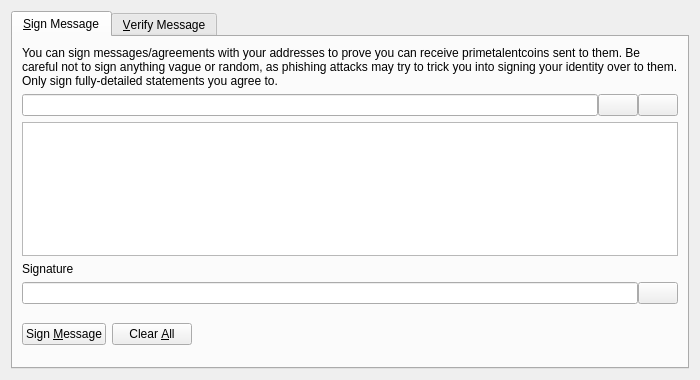
<?xml version="1.0" encoding="UTF-8"?>
<ui version="4.0">
 <class>SignVerifyMessageDialog</class>
 <widget class="QDialog" name="SignVerifyMessageDialog">
  <property name="geometry">
   <rect>
    <x>0</x>
    <y>0</y>
    <width>700</width>
    <height>380</height>
   </rect>
  </property>
  <property name="windowTitle">
   <string>Signatures - Sign / Verify a Message</string>
  </property>
  <property name="modal">
   <bool>true</bool>
  </property>
  <layout class="QVBoxLayout" name="verticalLayout">
   <item>
    <widget class="QTabWidget" name="tabWidget">
     <property name="currentIndex">
      <number>0</number>
     </property>
     <widget class="QWidget" name="tabSignMessage">
      <attribute name="title">
       <string>&amp;Sign Message</string>
      </attribute>
      <layout class="QVBoxLayout" name="verticalLayout_SM">
       <item>
        <widget class="QLabel" name="infoLabel_SM">
         <property name="text">
          <string>You can sign messages/agreements with your addresses to prove you can receive primetalentcoins sent to them. Be careful not to sign anything vague or random, as phishing attacks may try to trick you into signing your identity over to them. Only sign fully-detailed statements you agree to.</string>
         </property>
         <property name="textFormat">
          <enum>Qt::PlainText</enum>
         </property>
         <property name="wordWrap">
          <bool>true</bool>
         </property>
        </widget>
       </item>
       <item>
        <layout class="QHBoxLayout" name="horizontalLayout_1_SM">
         <property name="spacing">
          <number>0</number>
         </property>
         <item>
          <widget class="QValidatedLineEdit" name="addressIn_SM">
           <property name="toolTip">
            <string>The primetalentcoin address to sign the message with</string>
           </property>
          </widget>
         </item>
         <item>
          <widget class="QPushButton" name="addressBookButton_SM">
           <property name="toolTip">
            <string>Choose previously used address</string>
           </property>
           <property name="text">
            <string/>
           </property>
           <property name="icon">
            <iconset resource="../bitcoin.qrc">
             <normaloff>:/icons/address-book</normaloff>:/icons/address-book</iconset>
           </property>
           <property name="shortcut">
            <string>Alt+A</string>
           </property>
           <property name="autoDefault">
            <bool>false</bool>
           </property>
          </widget>
         </item>
         <item>
          <widget class="QPushButton" name="pasteButton_SM">
           <property name="toolTip">
            <string>Paste address from clipboard</string>
           </property>
           <property name="text">
            <string/>
           </property>
           <property name="icon">
            <iconset resource="../bitcoin.qrc">
             <normaloff>:/icons/editpaste</normaloff>:/icons/editpaste</iconset>
           </property>
           <property name="shortcut">
            <string>Alt+P</string>
           </property>
           <property name="autoDefault">
            <bool>false</bool>
           </property>
          </widget>
         </item>
        </layout>
       </item>
       <item>
        <widget class="QPlainTextEdit" name="messageIn_SM">
         <property name="toolTip">
          <string>Enter the message you want to sign here</string>
         </property>
        </widget>
       </item>
       <item>
        <widget class="QLabel" name="signatureLabel_SM">
         <property name="text">
          <string>Signature</string>
         </property>
         <property name="textFormat">
          <enum>Qt::PlainText</enum>
         </property>
        </widget>
       </item>
       <item>
        <layout class="QHBoxLayout" name="horizontalLayout_2_SM">
         <property name="spacing">
          <number>0</number>
         </property>
         <item>
          <widget class="QLineEdit" name="signatureOut_SM">
           <property name="font">
            <font>
             <italic>true</italic>
            </font>
           </property>
           <property name="readOnly">
            <bool>true</bool>
           </property>
          </widget>
         </item>
         <item>
          <widget class="QPushButton" name="copySignatureButton_SM">
           <property name="toolTip">
            <string>Copy the current signature to the system clipboard</string>
           </property>
           <property name="text">
            <string/>
           </property>
           <property name="icon">
            <iconset resource="../bitcoin.qrc">
             <normaloff>:/icons/editcopy</normaloff>:/icons/editcopy</iconset>
           </property>
           <property name="autoDefault">
            <bool>false</bool>
           </property>
          </widget>
         </item>
        </layout>
       </item>
       <item>
        <layout class="QHBoxLayout" name="horizontalLayout_3_SM">
         <item>
          <widget class="QPushButton" name="signMessageButton_SM">
           <property name="toolTip">
            <string>Sign the message to prove you own this primetalentcoin address</string>
           </property>
           <property name="text">
            <string>Sign &amp;Message</string>
           </property>
           <property name="icon">
            <iconset resource="../bitcoin.qrc">
             <normaloff>:/icons/edit</normaloff>:/icons/edit</iconset>
           </property>
           <property name="autoDefault">
            <bool>false</bool>
           </property>
          </widget>
         </item>
         <item>
          <widget class="QPushButton" name="clearButton_SM">
           <property name="toolTip">
            <string>Reset all sign message fields</string>
           </property>
           <property name="text">
            <string>Clear &amp;All</string>
           </property>
           <property name="icon">
            <iconset resource="../bitcoin.qrc">
             <normaloff>:/icons/remove</normaloff>:/icons/remove</iconset>
           </property>
           <property name="autoDefault">
            <bool>false</bool>
           </property>
          </widget>
         </item>
         <item>
          <spacer name="horizontalSpacer_1_SM">
           <property name="orientation">
            <enum>Qt::Horizontal</enum>
           </property>
           <property name="sizeHint" stdset="0">
            <size>
             <width>40</width>
             <height>48</height>
            </size>
           </property>
          </spacer>
         </item>
         <item>
          <widget class="QLabel" name="statusLabel_SM">
           <property name="font">
            <font>
             <weight>75</weight>
             <bold>true</bold>
            </font>
           </property>
           <property name="text">
            <string/>
           </property>
           <property name="wordWrap">
            <bool>true</bool>
           </property>
          </widget>
         </item>
         <item>
          <spacer name="horizontalSpacer_2_SM">
           <property name="orientation">
            <enum>Qt::Horizontal</enum>
           </property>
           <property name="sizeHint" stdset="0">
            <size>
             <width>40</width>
             <height>48</height>
            </size>
           </property>
          </spacer>
         </item>
        </layout>
       </item>
      </layout>
     </widget>
     <widget class="QWidget" name="tabVerifyMessage">
      <attribute name="title">
       <string>&amp;Verify Message</string>
      </attribute>
      <layout class="QVBoxLayout" name="verticalLayout_VM">
       <item>
        <widget class="QLabel" name="infoLabel_VM">
         <property name="text">
          <string>Enter the receiver's address, message (ensure you copy line breaks, spaces, tabs, etc. exactly) and signature below to verify the message. Be careful not to read more into the signature than what is in the signed message itself, to avoid being tricked by a man-in-the-middle attack. Note that this only proves the signing party receives with the address, it cannot prove sendership of any transaction!</string>
         </property>
         <property name="textFormat">
          <enum>Qt::PlainText</enum>
         </property>
         <property name="alignment">
          <set>Qt::AlignLeading|Qt::AlignLeft|Qt::AlignTop</set>
         </property>
         <property name="wordWrap">
          <bool>true</bool>
         </property>
        </widget>
       </item>
       <item>
        <layout class="QHBoxLayout" name="horizontalLayout_1_VM">
         <property name="spacing">
          <number>0</number>
         </property>
         <item>
          <widget class="QValidatedLineEdit" name="addressIn_VM">
           <property name="toolTip">
            <string>The primetalentcoin address the message was signed with</string>
           </property>
          </widget>
         </item>
         <item>
          <widget class="QPushButton" name="addressBookButton_VM">
           <property name="toolTip">
            <string>Choose previously used address</string>
           </property>
           <property name="text">
            <string/>
           </property>
           <property name="icon">
            <iconset resource="../bitcoin.qrc">
             <normaloff>:/icons/address-book</normaloff>:/icons/address-book</iconset>
           </property>
           <property name="shortcut">
            <string>Alt+A</string>
           </property>
           <property name="autoDefault">
            <bool>false</bool>
           </property>
          </widget>
         </item>
        </layout>
       </item>
       <item>
        <widget class="QPlainTextEdit" name="messageIn_VM"/>
       </item>
       <item>
        <widget class="QValidatedLineEdit" name="signatureIn_VM"/>
       </item>
       <item>
        <layout class="QHBoxLayout" name="horizontalLayout_2_VM">
         <item>
          <widget class="QPushButton" name="verifyMessageButton_VM">
           <property name="toolTip">
            <string>Verify the message to ensure it was signed with the specified primetalentcoin address</string>
           </property>
           <property name="text">
            <string>Verify &amp;Message</string>
           </property>
           <property name="icon">
            <iconset resource="../bitcoin.qrc">
             <normaloff>:/icons/transaction_0</normaloff>:/icons/transaction_0</iconset>
           </property>
           <property name="autoDefault">
            <bool>false</bool>
           </property>
          </widget>
         </item>
         <item>
          <widget class="QPushButton" name="clearButton_VM">
           <property name="toolTip">
            <string>Reset all verify message fields</string>
           </property>
           <property name="text">
            <string>Clear &amp;All</string>
           </property>
           <property name="icon">
            <iconset resource="../bitcoin.qrc">
             <normaloff>:/icons/remove</normaloff>:/icons/remove</iconset>
           </property>
           <property name="autoDefault">
            <bool>false</bool>
           </property>
          </widget>
         </item>
         <item>
          <spacer name="horizontalSpacer_1_VM">
           <property name="orientation">
            <enum>Qt::Horizontal</enum>
           </property>
           <property name="sizeHint" stdset="0">
            <size>
             <width>40</width>
             <height>48</height>
            </size>
           </property>
          </spacer>
         </item>
         <item>
          <widget class="QLabel" name="statusLabel_VM">
           <property name="font">
            <font>
             <weight>75</weight>
             <bold>true</bold>
            </font>
           </property>
           <property name="text">
            <string/>
           </property>
           <property name="wordWrap">
            <bool>true</bool>
           </property>
          </widget>
         </item>
         <item>
          <spacer name="horizontalSpacer_2_VM">
           <property name="orientation">
            <enum>Qt::Horizontal</enum>
           </property>
           <property name="sizeHint" stdset="0">
            <size>
             <width>40</width>
             <height>48</height>
            </size>
           </property>
          </spacer>
         </item>
        </layout>
       </item>
      </layout>
     </widget>
    </widget>
   </item>
  </layout>
 </widget>
 <customwidgets>
  <customwidget>
   <class>QValidatedLineEdit</class>
   <extends>QLineEdit</extends>
   <header>qvalidatedlineedit.h</header>
  </customwidget>
 </customwidgets>
 <resources>
  <include location="../bitcoin.qrc"/>
 </resources>
 <connections/>
</ui>
